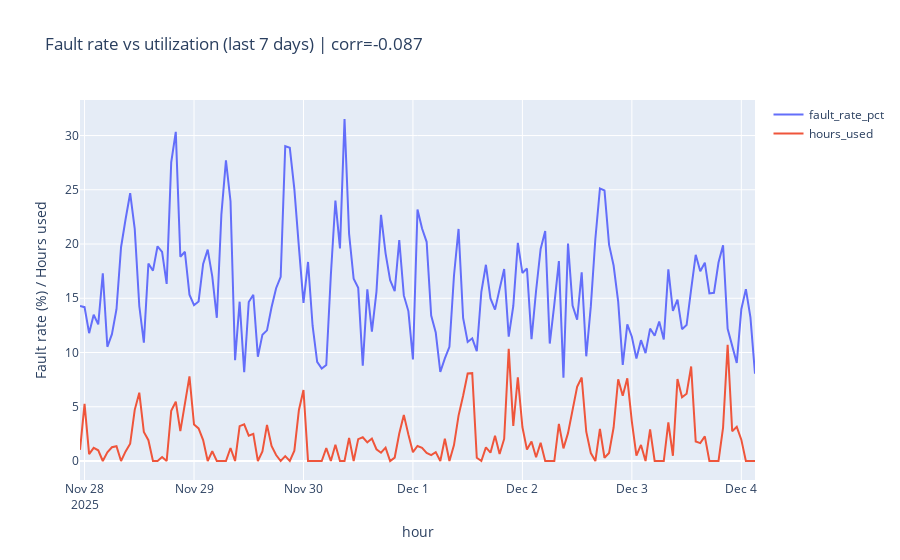

Here is the notebook cell this chart was saved with:
### Markdown cell above
## Business-friendly reliability snapshots
Quick visuals for stakeholders: utilization vs faults, top offender chargers, lost minutes, and model/connector fault rates.

### Code cell
# Utilization vs fault/offline rate (last 7 days)
fault_hourly = pd.read_sql(
    text(
        '''
        SELECT date_trunc('hour', time) AS hour,
               SUM(CASE WHEN status IN ('FAULTED','OFFLINE') THEN 1 ELSE 0 END)::float / COUNT(*) AS fault_rate
        FROM charger_status
        WHERE time >= now() - interval '7 days'
        GROUP BY 1
        ORDER BY 1
        '''
    ),
    engine,
)

util_hourly = pd.read_sql(
    text(
        '''
        SELECT date_trunc('hour', start_time) AS hour,
               SUM(duration_minutes) / 60.0 AS hours_used
        FROM charging_sessions
        WHERE start_time >= now() - interval '7 days'
        GROUP BY 1
        ORDER BY 1
        '''
    ),
    engine,
)

merged = fault_hourly.merge(util_hourly, on='hour', how='outer').fillna(0)
merged['fault_rate_pct'] = merged['fault_rate'] * 100
corr = merged[['fault_rate', 'hours_used']].corr().iloc[0,1]

import plotly.express as px
fig = px.line(merged, x='hour', y=['fault_rate_pct','hours_used'],
              labels={'value':'Value','variable':'Metric'},
              title=f"Fault rate vs utilization (last 7 days) | corr={corr:.3f}")
fig.update_layout(yaxis_title='Fault rate (%) / Hours used', legend_title='')
fig.show()

### Figure 1 — Plotly figure (JSON) as saved in the notebook; plotly's stock layout.template omitted (floating-point values rounded to 4 significant figures; data arrays with more than 128 entries replaced by an {"elided": "..."} marker saying what was removed)
{"data": [{"hovertemplate": "Metric=fault_rate_pct<br>hour=%{x}<br>Value=%{y}<extra></extra>", "legendgroup": "fault_rate_pct", "line": {"color": "#636efa", "dash": "solid"}, "marker": {"symbol": "circle"}, "mode": "lines", "name": "fault_rate_pct", "orientation": "v", "showlegend": true, "type": "scatter", "x": {"elided": "149 str values"}, "xaxis": "x", "y": {"elided": "149 float values"}, "yaxis": "y"}, {"hovertemplate": "Metric=hours_used<br>hour=%{x}<br>Value=%{y}<extra></extra>", "legendgroup": "hours_used", "line": {"color": "#EF553B", "dash": "solid"}, "marker": {"symbol": "circle"}, "mode": "lines", "name": "hours_used", "orientation": "v", "showlegend": true, "type": "scatter", "x": {"elided": "149 str values"}, "xaxis": "x", "y": {"elided": "149 float values"}, "yaxis": "y"}], "layout": {"legend": {"title": {"text": ""}, "tracegroupgap": 0}, "title": {"text": "Fault rate vs utilization (last 7 days) | corr=-0.087"}, "xaxis": {"anchor": "y", "domain": [0, 1], "title": {"text": "hour"}}, "yaxis": {"anchor": "x", "domain": [0, 1], "title": {"text": "Fault rate (%) / Hours used"}}}}
